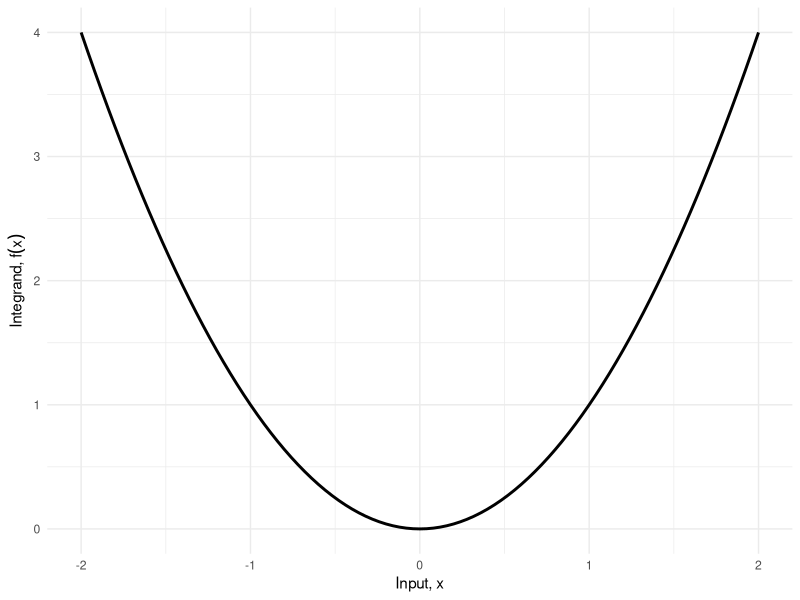
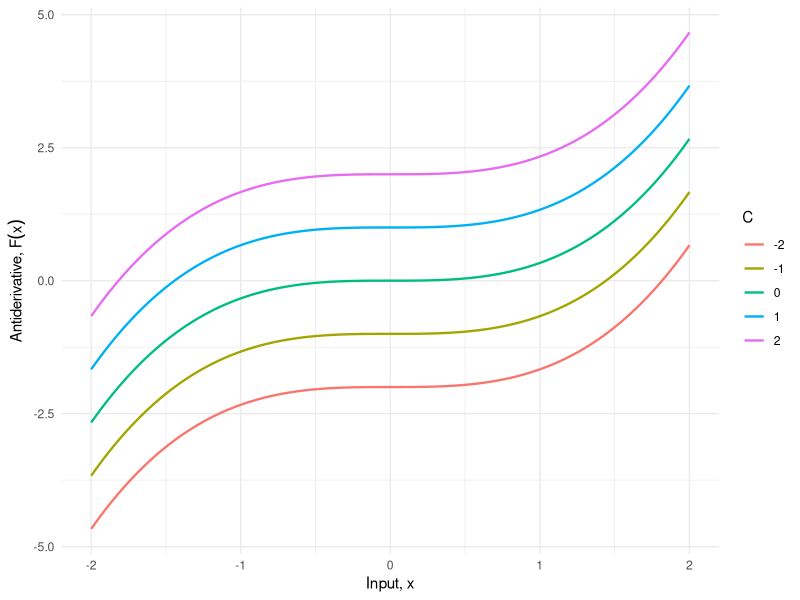

The R script that drew these images, in order:
## ---- chunk 1
#| label: antiderivatives-setup
#| include: false
C_vals <- c(-2, -1, 0, 1, 2)
x_lim <- c(-2, 2)
## ---- chunk 2
#| label: antiderivatives-f-code
#| code-fold: true
ggplot2::ggplot() +
  ggplot2::geom_function(fun = \(x) x^2, xlim = x_lim, linewidth = 1) +
  ggplot2::labs(x = "Input, x", y = expression("Integrand, " * f(x))) +
  ggplot2::theme_minimal()
## ---- chunk 3
#| label: antiderivatives-F-code
#| code-fold: true
x_seq <- seq(x_lim[1], x_lim[2], length.out = 200)
df <- C_vals |>
  lapply(\(C) {
    tibble::tibble(
      x = x_seq,
      y = x_seq^3 / 3 + C,
      C = factor(C)
    )
  }) |>
  dplyr::bind_rows()

ggplot2::ggplot(df, ggplot2::aes(x = x, y = y, color = C)) +
  ggplot2::geom_line(linewidth = 0.8) +
  ggplot2::labs(
    x = "Input, x",
    y = expression("Antiderivative, " * F(x)),
    color = "C"
  ) +
  ggplot2::theme_minimal()
